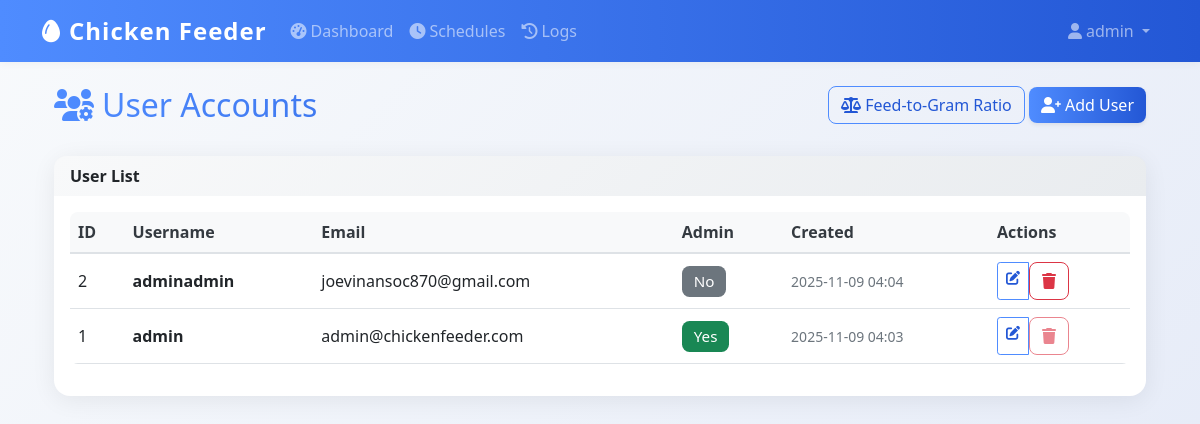
The page /admin (signed in) on the database its author committed.
### app.py (models this page shows)
class User(UserMixin, db.Model):
    id = db.Column(db.Integer, primary_key=True)
    username = db.Column(db.String(80), unique=True, nullable=False)
    email = db.Column(db.String(120), unique=True, nullable=False)
    password_hash = db.Column(db.String(120), nullable=False)
    is_admin = db.Column(db.Boolean, default=True)
    created_at = db.Column(db.DateTime, default=datetime.utcnow)
    iot_device_url = db.Column(db.String(255), nullable=True)  # IoT device association

### app.py (the view)
@app.route('/admin')
@login_required
def admin_dashboard():
    if not require_admin():
        return redirect(url_for('dashboard'))
    users = User.query.order_by(User.created_at.desc()).all()
    return render_template('admin/dashboard.html', users=users)

### app.py (called while the page is built)
@login_manager.user_loader
def load_user(user_id):
    return db.session.get(User, int(user_id))

@app.context_processor
def inject_datetime():
    return {'datetime': datetime}

def require_admin():
    if not current_user.is_authenticated or not getattr(current_user, 'is_admin', False):
        flash('Unauthorized: admin access required.')
        return False
    return True

### templates/admin/dashboard.html (shortened to what this page needs)
{% extends "base.html" %}
{% block content %}
<div class="container mt-4">
    <div class="row mb-4">
        <div class="col">
            <h1 class="h2 main-title-gradient">
                <i class="fas fa-users-cog me-2"></i>User Accounts
            </h1>
        </div>
        <div class="col-auto">
            <a href="{{ url_for('admin_feed_ratio') }}" class="btn btn-outline-primary">
                <i class="fas fa-balance-scale"></i> Feed-to-Gram Ratio
            </a>
            <a href="{{ url_for('admin_create_user') }}" class="btn btn-primary shadow-sm">
                <i class="fas fa-user-plus me-1"></i>Add User
            </a>
        </div>
    </div>
    <div class="card">
        <div class="card-header bg-light border-bottom-0">
            <strong>User List</strong>
        </div>
        <div class="card-body">
            {% if users %}
            <div class="table-responsive">
                <table class="table table-hover align-middle">
                    <thead class="table-light">
                        <tr>
                            <th>ID</th>
                            <th>Username</th>
                            <th>Email</th>
                            <th>Admin</th>
                            <th>Created</th>
                            <th>Actions</th>
                        </tr>
                    </thead>
                    <tbody>
                        {% for user in users %}
                        <tr>
                            <td>{{ user.id }}</td>
                            <td><span class="fw-bold">{{ user.username }}</span></td>
                            <td>{{ user.email }}</td>
                            <td>
                                {% if user.is_admin %}
                                    <span class="badge bg-success">Yes</span>
                                {% else %}
                                    <span class="badge bg-secondary">No</span>
                                {% endif %}
                            </td>
                            <td>
                                <small class="text-muted">{{ user.created_at.strftime('%Y-%m-%d %H:%M') }}</small>
                            </td>
                            <td>
                                <div class="btn-group btn-group-sm">
                                    <a href="{{ url_for('admin_edit_user', user_id=user.id) }}" class="btn btn-outline-primary" title="Edit">
                                        <i class="fas fa-edit"></i>
                                    </a>
                                    <form method="POST" action="{{ url_for('admin_delete_user', user_id=user.id) }}" style="display:inline;" onsubmit="return confirm('Delete user {{ user.username }}? This cannot be undone.');">
                                        <button type="submit" class="btn btn-outline-danger" title="Delete" {% if user.id == current_user.id %}disabled{% endif %}>
                                            <i class="fas fa-trash"></i>
                                        </button>
                                    </form>
                                </div>
                            </td>
                        </tr>
                        {% endfor %}
                    </tbody>
                </table>
            </div>
            {% else %}
            <div class="text-center text-muted py-5">
                <i class="fas fa-users fa-4x mb-3"></i>
                <h4>No Users Found</h4>
                <p class="mb-4">You can add new users using the button above.</p>
            </div>
            {% endif %}
        </div>
    </div>
</div>
{% endblock %}

### templates/base.html (shortened to what this page needs)
<!DOCTYPE html>
<html lang="en">
<head>
    <link href="https://cdn.jsdelivr.net/npm/bootstrap@5.1.3/dist/css/bootstrap.min.css" rel="stylesheet">
    <link href="https://cdnjs.cloudflare.com/ajax/libs/font-awesome/6.0.0/css/all.min.css" rel="stylesheet">
    <link href="{{ url_for('static', filename='css/style.css') }}" rel="stylesheet">
</head>
<body>
    {% if current_user.is_authenticated %}
    <nav class="navbar navbar-expand-lg navbar-dark bg-primary">
        <div class="container">
            <a class="navbar-brand" href="{{ url_for('dashboard') }}">
                <i class="fas fa-egg me-2"></i>Chicken Feeder
            </a>
            <div class="collapse navbar-collapse" id="navbarNav">
                <ul class="navbar-nav me-auto">
                    <li class="nav-item">
                        <a class="nav-link {% if request.endpoint == 'dashboard' %}active{% endif %}"
                           href="{{ url_for('dashboard') }}">
                            <i class="fas fa-tachometer-alt me-1"></i>Dashboard
                        </a>
                    </li>
                    <li class="nav-item">
                        <a class="nav-link {% if request.endpoint in ['schedules', 'add_schedule'] %}active{% endif %}"
                           href="{{ url_for('schedules') }}">
                            <i class="fas fa-clock me-1"></i>Schedules
                        </a>
                    </li>
                    <li class="nav-item">
                        <a class="nav-link {% if request.endpoint == 'logs' %}active{% endif %}"
                           href="{{ url_for('logs') }}">
                            <i class="fas fa-history me-1"></i>Logs
                        </a>
                    </li>
                </ul>
                <ul class="navbar-nav">
                    <li class="nav-item dropdown">
                        <a class="nav-link dropdown-toggle" href="#" id="navbarDropdown" role="button"
                           data-bs-toggle="dropdown">
                            <i class="fas fa-user me-1"></i>{{ current_user.username }}
                        </a>
                    </li>
                </ul>
            </div>
        </div>
    </nav>
    {% endif %}
    <main class="container mt-4 mb-5">
        {% block content %}{% endblock %}
    </main>
</body>
</html>

### static/css/style.css (style rules this page uses)
:root { --primary-color: #2c5f2d; --secondary-color: #97bc62; --success-color: #28a745; --danger-color: #dc3545; --warning-color: #ffc107; --info-color: #17a2b8; --light-color: #f8f9fa; --dark-color: #343a40; }
body { font-family: 'Segoe UI', Tahoma, Geneva, Verdana, sans-serif; background-color: #f5f7fa; }
.navbar-brand { font-weight: bold; font-size: 1.5rem; }
.navbar-nav .nav-link { font-weight: 500; transition: all 0.2s ease; }
.card { border: none; border-radius: 12px; box-shadow: 0 2px 10px rgba(0,0,0,0.08); transition: all 0.3s ease; }
.card-header { background: linear-gradient(135deg, #f8f9fa 0%, #e9ecef 100%); border-bottom: 1px solid #dee2e6; border-radius: 12px 12px 0 0 !important; font-weight: 600; }
.btn { border-radius: 8px; font-weight: 500; transition: all 0.2s ease; }
.btn-primary { background: linear-gradient(135deg, var(--primary-color) 0%, var(--secondary-color) 100%); border: none; }
.table { border-radius: 8px; overflow: hidden; }
.table thead th { background-color: #f8f9fa; border-bottom: 2px solid #dee2e6; font-weight: 600; color: var(--dark-color); }
.badge { border-radius: 20px; font-size: 0.75rem; font-weight: 500; padding: 0.5rem 0.75rem; }
.btn:disabled { opacity: 0.6; cursor: not-allowed; }

### templates/base.html (style rules this page uses)
body { background: linear-gradient(135deg, #f8fafc 0%, #e3e9f7 100%); min-height: 100vh; }
.navbar { box-shadow: 0 2px 8px rgba(0,0,0,0.04); }
.card { border-radius: 1rem; box-shadow: 0 4px 24px rgba(0,0,0,0.07); }
.btn-primary, .bg-primary { background: linear-gradient(90deg, #4f8cff 0%, #2357d5 100%) !important; border: none; }
.btn-outline-primary { border-color: #4f8cff !important; color: #2357d5 !important; }
.card-title, h1, h2, h3, h4, h5, h6 { font-family: 'Segoe UI', 'Roboto', 'Arial', sans-serif; font-weight: 600; }
.badge { font-size: 0.95em; border-radius: 0.5em; }
.table th, .table td { vertical-align: middle !important; }
.navbar-brand { font-weight: bold; letter-spacing: 1px; }
.main-title-gradient { background: linear-gradient(90deg, #4f8cff 0%, #2357d5 100%); background-clip: text; -webkit-text-fill-color: transparent; }

### rows shown on the page
User: username "admin", id "1", email "admin@chickenfeeder.com", is_admin "Yes", created_at "2025-11-09 04:03"
User: id "2", username "adminadmin", email "joevinansoc870@gmail.com", is_admin "No", created_at "2025-11-09 04:04"
